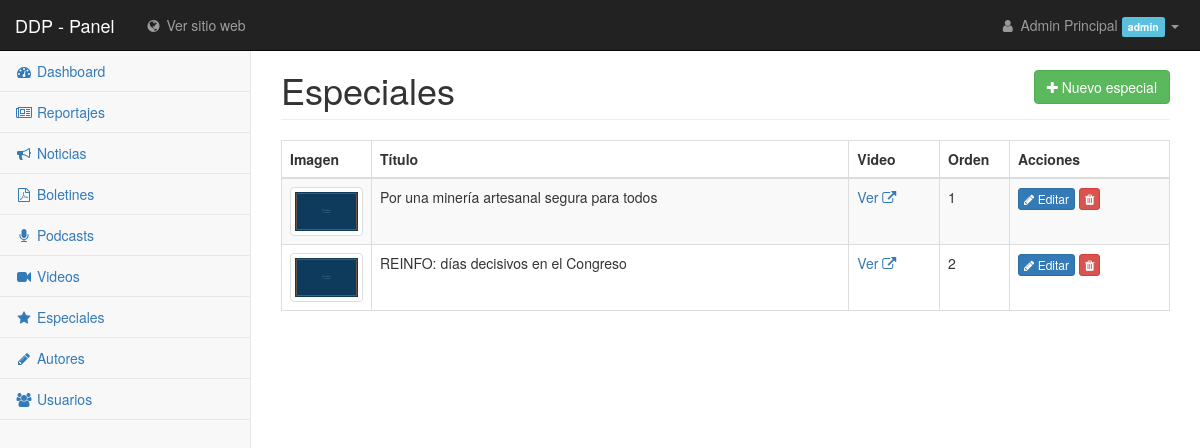
The app's page /admin/especiales/index.php (signed in) with its own data.
### tables this page shows
CREATE TABLE especiales (
    id                  INT UNSIGNED AUTO_INCREMENT PRIMARY KEY,
    titulo              VARCHAR(255) NOT NULL,
    imagen              VARCHAR(255) NOT NULL,
    url_video           VARCHAR(500) NOT NULL,
    orden               INT NOT NULL DEFAULT 0,
    usuario_id          INT UNSIGNED NOT NULL,
    CONSTRAINT fk_especiales_usuario
        FOREIGN KEY (usuario_id) REFERENCES usuarios(id)
        ON UPDATE CASCADE ON DELETE RESTRICT,
    INDEX idx_especiales_orden (orden)
);

### includes/auth.php (called while the page is built, shortened)
<?php
function usuario_autenticado(): bool
{
    return isset($_SESSION['usuario_id']);
}
function tiene_rol($rolesPermitidos): bool
{
    $rolesPermitidos = (array) $rolesPermitidos;
    return in_array($_SESSION['usuario_rol'], $rolesPermitidos, true);
}

### admin/especiales/index.php (the view, shortened to what this page needs)
<?php
require_once __DIR__ . '/../../config/db.php';
require_once __DIR__ . '/../../includes/auth.php';
$especiales = $pdo->query("SELECT * FROM especiales ORDER BY orden ASC, id DESC")->fetchAll();
$admin_activo = 'especiales';
require __DIR__ . '/../includes/plantilla_header.php';
?>
<h1 class="page-header">
    Especiales
    <a href="form.php" class="btn btn-success pull-right"><i class="fa fa-plus"></i> Nuevo especial</a>
</h1>
<div class="table-responsive">
    <table class="table table-striped table-bordered">
        <thead><tr><th style="width:90px;">Imagen</th><th>Título</th><th>Video</th><th style="width:70px;">Orden</th><th style="width:160px;">Acciones</th></tr></thead>
        <tbody>
        <?php foreach ($especiales as $e): ?>
            <tr>
                <td><img src="<?= BASE_URL ?>/assets/web/img/<?= htmlspecialchars($e['imagen']) ?>" style="max-height:60px;" class="img-thumbnail"></td>
                <td><?= htmlspecialchars($e['titulo']) ?></td>
                <td><a href="<?= htmlspecialchars($e['url_video']) ?>" target="_blank">Ver <i class="fa fa-external-link"></i></a></td>
                <td><?= (int)$e['orden'] ?></td>
                <td>
                    <a href="form.php?id=<?= (int)$e['id'] ?>" class="btn btn-xs btn-primary"><i class="fa fa-pencil"></i> Editar</a>
                    <?php if (tiene_rol('admin')): ?>
                        <a href="eliminar.php?id=<?= (int)$e['id'] ?>" class="btn btn-xs btn-danger" onclick="return confirm('¿Eliminar este especial?');"><i class="fa fa-trash"></i></a>
                    <?php endif; ?>
                </td>
            </tr>
        <?php endforeach; ?>
        </tbody>
    </table>
</div>
<?php require __DIR__ . '/../includes/plantilla_footer.php'; ?>

### admin/includes/plantilla_header.php (shortened to what this page needs)
<?php
$rolActual = $_SESSION['usuario_rol'] ?? '';
function menu_activo($seccion, $admin_activo)
{
    return $seccion === $admin_activo ? 'active' : '';
}
?>
<!DOCTYPE html>
<html lang="es">
<head>
    <link href="<?= BASE_URL ?>/assets/admin/css/bootstrap.min.css" rel="stylesheet">
    <link href="<?= BASE_URL ?>/assets/admin/css/metisMenu.min.css" rel="stylesheet">
    <link href="<?= BASE_URL ?>/assets/admin/css/timeline.css" rel="stylesheet">
    <link href="<?= BASE_URL ?>/assets/admin/css/startmin.css" rel="stylesheet">
    <link href="<?= BASE_URL ?>/assets/admin/css/font-awesome.min.css" rel="stylesheet" type="text/css">
</head>
<body>
<div id="wrapper">
    <nav class="navbar navbar-inverse navbar-fixed-top" role="navigation">
        <div class="navbar-header">
            <a class="navbar-brand" href="<?= BASE_URL ?>/admin/dashboard.php">DDP - Panel</a>
        </div>
        <ul class="nav navbar-nav navbar-left navbar-top-links">
            <li><a href="<?= BASE_URL ?>/index.php" target="_blank"><i class="fa fa-globe fa-fw"></i> Ver sitio web</a></li>
        </ul>
        <ul class="nav navbar-right navbar-top-links">
            <li class="dropdown">
                <a class="dropdown-toggle" data-toggle="dropdown" href="#">
                    <i class="fa fa-user fa-fw"></i> <?= htmlspecialchars($_SESSION['usuario_nombre'] ?? '') ?>
                    <span class="label label-info"><?= htmlspecialchars($rolActual) ?></span>
                    <b class="caret"></b>
                </a>
            </li>
        </ul>
    </nav>
    <aside class="sidebar navbar-default" role="navigation">
        <div class="sidebar-nav navbar-collapse">
            <ul class="nav" id="side-menu">
                <li class="<?= menu_activo('dashboard', $admin_activo) ?>">
                    <a href="<?= BASE_URL ?>/admin/dashboard.php"><i class="fa fa-dashboard fa-fw"></i> Dashboard</a>
                </li>
                <?php if (tiene_rol(['admin', 'editor'])): ?>
                    <li class="<?= menu_activo('reportajes', $admin_activo) ?>">
                        <a href="<?= BASE_URL ?>/admin/reportajes/index.php"><i class="fa fa-newspaper-o fa-fw"></i> Reportajes</a>
                    </li>
                    <li class="<?= menu_activo('noticias', $admin_activo) ?>">
                        <a href="<?= BASE_URL ?>/admin/noticias/index.php"><i class="fa fa-bullhorn fa-fw"></i> Noticias</a>
                    </li>
                    <li class="<?= menu_activo('boletines', $admin_activo) ?>">
                        <a href="<?= BASE_URL ?>/admin/boletines/index.php"><i class="fa fa-file-pdf-o fa-fw"></i> Boletines</a>
                    </li>
                    <li class="<?= menu_activo('podcasts', $admin_activo) ?>">
                        <a href="<?= BASE_URL ?>/admin/podcasts/index.php"><i class="fa fa-microphone fa-fw"></i> Podcasts</a>
                    </li>
                    <li class="<?= menu_activo('videos', $admin_activo) ?>">
                        <a href="<?= BASE_URL ?>/admin/videos/index.php"><i class="fa fa-video-camera fa-fw"></i> Videos</a>
                    </li>
                    <li class="<?= menu_activo('especiales', $admin_activo) ?>">
                        <a href="<?= BASE_URL ?>/admin/especiales/index.php"><i class="fa fa-star fa-fw"></i> Especiales</a>
                    </li>
                    <li class="<?= menu_activo('autores', $admin_activo) ?>">
                        <a href="<?= BASE_URL ?>/admin/autores/index.php"><i class="fa fa-pencil fa-fw"></i> Autores</a>
                    </li>
                <?php endif; ?>
                <?php if (tiene_rol('admin')): ?>
                    <li class="<?= menu_activo('usuarios', $admin_activo) ?>">
                        <a href="<?= BASE_URL ?>/admin/usuarios/index.php"><i class="fa fa-users fa-fw"></i> Usuarios</a>
                    </li>
                <?php endif; ?>
            </ul>
        </div>
    </aside>
    <div id="page-wrapper">
        <div class="container-fluid">

### admin/includes/plantilla_footer.php (shortened to what this page needs)
        </div>
    </div>
</div>
</body>
</html>

### assets/admin/css/startmin.css (style rules this page uses)
body { background-color: #f8f8f8; }
#wrapper { width: 100%; }
#page-wrapper { padding-top: 30px; min-height: 568px; background-color: #fff; }
@media (min-width:768px) { #page-wrapper { position: inherit; margin-left: 250px; padding: 30px 15px 0 15px; border-left: 1px solid #e7e7e7; } }
.navbar-header { float: left; }
.navbar-left { float: left; }
.navbar-right { text-align: right; }
.navbar-top-links { margin: 0; }
.navbar-top-links li { display: inline-block; }
.navbar-top-links li:last-child { margin-right: 6px; }
.navbar-top-links li a { padding: 15px; min-height: 50px; }
.navbar-top-links>li>a { color: #999; }
.sidebar .sidebar-nav.navbar-collapse { padding-right: 0; padding-left: 0; }
.sidebar ul li { border-bottom: 1px solid #e7e7e7; }
@media (min-width:768px) { .sidebar { z-index: 1; position: absolute; width: 250px; margin-top: 51px; } }

### records on screen
especiales: imagen (placeholder picture), titulo "Por una minería artesanal segura para todos", orden "1"
especiales: imagen (placeholder picture), titulo "REINFO: días decisivos en el Congreso", orden "2"

### other values on screen
$_SESSION['usuario_nombre'] "Admin Principal"
$rolActual "admin"
